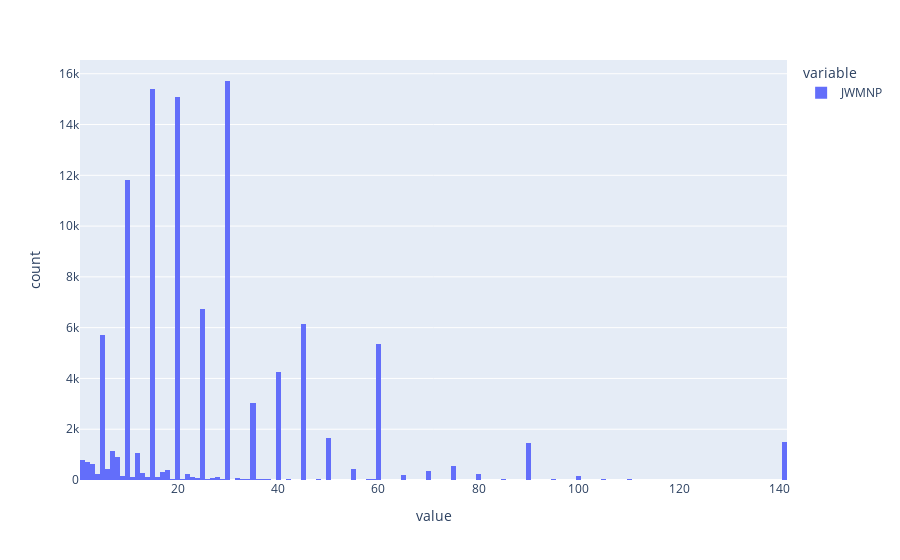

This figure's notebook cell:
### Markdown cell above
# JWMNP density

### Code cell
import plotly.express as px
fig = px.histogram(df_dev["JWMNP"])
fig.show()

### Figure 1 — Plotly figure (JSON) as saved in the notebook; plotly's stock layout.template omitted (floating-point values rounded to 4 significant figures; data arrays with more than 128 entries replaced by an {"elided": "..."} marker saying what was removed)
{"data": [{"alignmentgroup": "True", "bingroup": "x", "hovertemplate": "variable=JWMNP<br>value=%{x}<br>count=%{y}<extra></extra>", "legendgroup": "JWMNP", "marker": {"color": "#636efa", "pattern": {"shape": ""}}, "name": "JWMNP", "offsetgroup": "JWMNP", "orientation": "v", "showlegend": true, "type": "histogram", "x": {"elided": "104642 int values"}, "xaxis": "x", "yaxis": "y"}], "layout": {"barmode": "relative", "legend": {"title": {"text": "variable"}, "tracegroupgap": 0}, "margin": {"t": 60}, "xaxis": {"anchor": "y", "domain": [0, 1], "title": {"text": "value"}}, "yaxis": {"anchor": "x", "domain": [0, 1], "title": {"text": "count"}}}}
